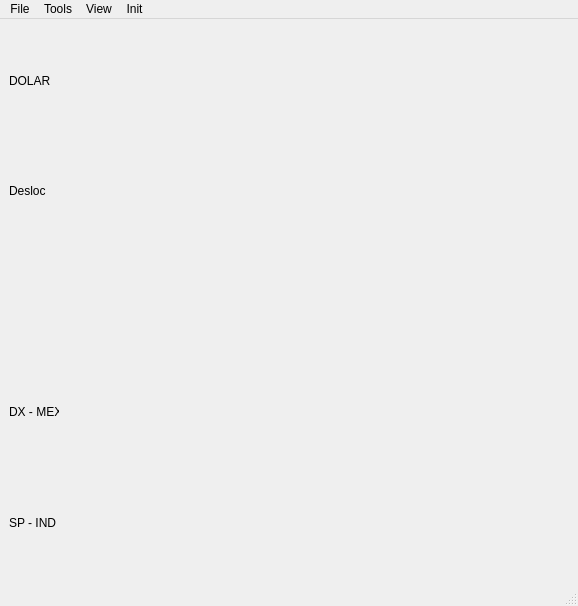
<?xml version="1.0" encoding="UTF-8"?>
<ui version="4.0">
 <class>MainWindow</class>
 <widget class="QMainWindow" name="MainWindow">
  <property name="geometry">
   <rect>
    <x>0</x>
    <y>0</y>
    <width>578</width>
    <height>606</height>
   </rect>
  </property>
  <property name="windowTitle">
   <string>MainWindow</string>
  </property>
  <widget class="QWidget" name="centralwidget">
   <layout class="QGridLayout" name="gridLayout_3">
    <item row="0" column="2">
     <layout class="QGridLayout" name="gridLayout">
      <item row="0" column="0">
       <widget class="QLabel" name="label_1">
        <property name="maximumSize">
         <size>
          <width>50</width>
          <height>16777215</height>
         </size>
        </property>
        <property name="text">
         <string>DOLAR</string>
        </property>
       </widget>
      </item>
      <item row="3" column="0">
       <widget class="QLabel" name="label_3">
        <property name="maximumSize">
         <size>
          <width>50</width>
          <height>16777215</height>
         </size>
        </property>
        <property name="text">
         <string>DX - MEX</string>
        </property>
       </widget>
      </item>
      <item row="4" column="1">
       <widget class="QCustomPlot" name="customPlot4" native="true">
        <property name="minimumSize">
         <size>
          <width>300</width>
          <height>0</height>
         </size>
        </property>
       </widget>
      </item>
      <item row="3" column="1">
       <widget class="QCustomPlot" name="customPlot3" native="true"/>
      </item>
      <item row="1" column="1">
       <widget class="QCustomPlot" name="customPlot2" native="true"/>
      </item>
      <item row="0" column="1">
       <widget class="QCustomPlot" name="customPlot1" native="true"/>
      </item>
      <item row="1" column="0">
       <widget class="QLabel" name="label_2">
        <property name="maximumSize">
         <size>
          <width>50</width>
          <height>16777215</height>
         </size>
        </property>
        <property name="text">
         <string>Desloc</string>
        </property>
       </widget>
      </item>
      <item row="4" column="0">
       <widget class="QLabel" name="label_4">
        <property name="maximumSize">
         <size>
          <width>50</width>
          <height>16777215</height>
         </size>
        </property>
        <property name="text">
         <string>SP - IND</string>
        </property>
       </widget>
      </item>
      <item row="2" column="1">
       <widget class="QCustomPlot" name="customPlot5" native="true"/>
      </item>
     </layout>
    </item>
   </layout>
  </widget>
  <widget class="QMenuBar" name="menubar">
   <property name="geometry">
    <rect>
     <x>0</x>
     <y>0</y>
     <width>578</width>
     <height>21</height>
    </rect>
   </property>
   <widget class="QMenu" name="menuFile">
    <property name="title">
     <string>File</string>
    </property>
    <addaction name="actionSave_data"/>
    <addaction name="actionClean_Graphics"/>
    <addaction name="actionExit"/>
   </widget>
   <widget class="QMenu" name="menuTools">
    <property name="title">
     <string>Tools</string>
    </property>
    <addaction name="actionSettings"/>
    <addaction name="separator"/>
    <addaction name="actionTryd_Connect"/>
    <addaction name="actionMT5_Connect"/>
    <addaction name="separator"/>
    <addaction name="actionConfig_Iniciais"/>
    <addaction name="actionSimulation_Mode"/>
   </widget>
   <widget class="QMenu" name="menuView">
    <property name="title">
     <string>View</string>
    </property>
    <addaction name="actionShow_TT"/>
    <addaction name="actionShow_TToriginal"/>
    <addaction name="actionShow_Msg"/>
    <addaction name="actionShow_Msg_Int"/>
    <addaction name="actionShow_Cota_o"/>
   </widget>
   <widget class="QMenu" name="menuInit">
    <property name="title">
     <string>Init</string>
    </property>
    <addaction name="actionDolar_Analiser"/>
    <addaction name="separator"/>
    <addaction name="separator"/>
    <addaction name="separator"/>
    <addaction name="actionPython_Service"/>
    <addaction name="separator"/>
    <addaction name="actionAutomatizador"/>
    <addaction name="actionAbrir_Boleta"/>
    <addaction name="separator"/>
    <addaction name="actionEstrategy"/>
    <addaction name="separator"/>
    <addaction name="actionPlay"/>
   </widget>
   <addaction name="menuFile"/>
   <addaction name="menuTools"/>
   <addaction name="menuView"/>
   <addaction name="menuInit"/>
  </widget>
  <widget class="QStatusBar" name="statusbar"/>
  <action name="actionExit">
   <property name="text">
    <string>Exit</string>
   </property>
  </action>
  <action name="actionSettings">
   <property name="text">
    <string>Settings</string>
   </property>
  </action>
  <action name="actionTryd_Connect">
   <property name="checkable">
    <bool>true</bool>
   </property>
   <property name="text">
    <string>Tryd Connect</string>
   </property>
  </action>
  <action name="actionMT5_Connect">
   <property name="checkable">
    <bool>true</bool>
   </property>
   <property name="text">
    <string>MT5 Connect</string>
   </property>
  </action>
  <action name="actionShow_TT">
   <property name="text">
    <string>Show TT</string>
   </property>
  </action>
  <action name="actionShow_Msg">
   <property name="text">
    <string>Show Msg</string>
   </property>
  </action>
  <action name="actionShow_Msg_Int">
   <property name="text">
    <string>Show Msg Int</string>
   </property>
  </action>
  <action name="actionDolar_Analiser">
   <property name="checkable">
    <bool>true</bool>
   </property>
   <property name="text">
    <string>Dolar Analiser</string>
   </property>
  </action>
  <action name="actionTimer1s">
   <property name="checkable">
    <bool>true</bool>
   </property>
   <property name="text">
    <string>Timer1s</string>
   </property>
  </action>
  <action name="actionAnalisador_de_Leil_o">
   <property name="text">
    <string>Analisador de Leilão</string>
   </property>
  </action>
  <action name="actionShow_Cota_o">
   <property name="text">
    <string>Show Cotação</string>
   </property>
  </action>
  <action name="actionPython_Service">
   <property name="text">
    <string>Python Service</string>
   </property>
  </action>
  <action name="actionShow_TToriginal">
   <property name="text">
    <string>Show TToriginal</string>
   </property>
  </action>
  <action name="actionAutomatizador">
   <property name="checkable">
    <bool>true</bool>
   </property>
   <property name="text">
    <string>Automatizador</string>
   </property>
  </action>
  <action name="actionAbrir_Boleta">
   <property name="text">
    <string>Abrir Boleta</string>
   </property>
  </action>
  <action name="actionEstrategy">
   <property name="checkable">
    <bool>true</bool>
   </property>
   <property name="text">
    <string>Estrategy</string>
   </property>
  </action>
  <action name="actionPlay">
   <property name="checkable">
    <bool>true</bool>
   </property>
   <property name="text">
    <string>Play</string>
   </property>
  </action>
  <action name="actionClean_Graphics">
   <property name="text">
    <string>Clean Graphics</string>
   </property>
  </action>
  <action name="actionSave_data">
   <property name="text">
    <string>Save_data</string>
   </property>
   <property name="toolTip">
    <string>Save data</string>
   </property>
  </action>
  <action name="actionConfig_Iniciais">
   <property name="text">
    <string>Config. Iniciais</string>
   </property>
  </action>
  <action name="actionSimulation_Mode">
   <property name="checkable">
    <bool>true</bool>
   </property>
   <property name="text">
    <string>Simulation Mode</string>
   </property>
  </action>
 </widget>
 <customwidgets>
  <customwidget>
   <class>QCustomPlot</class>
   <extends>QWidget</extends>
   <header location="global">qcustomplot.h</header>
   <container>1</container>
  </customwidget>
 </customwidgets>
 <resources/>
 <connections/>
</ui>
